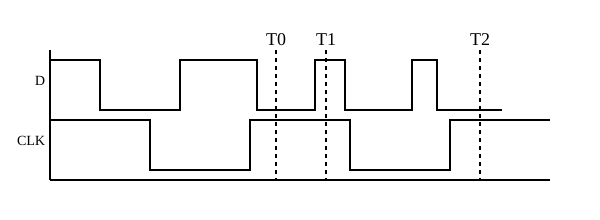

Reproduce this figure in Python.


import svgwrite

import random

def draw_data_row(dwg,x,y,tick_width,num_ticks,row_height, clk = True):
    path_commands = []
    start_width = tick_width
    if(not clk):
        tick_width = random.randint(start_width//2, start_width*2)
    dx = 0
    high = 0        
    path_commands.append(("M", (x,y)))
    for i in range(num_ticks):
        path_commands.append(("L", (x+dx, (high*row_height)+y)))
        path_commands.append(("L", (x+dx+tick_width, (high*row_height)+y)))
        dx += tick_width
        if(not clk):
            tick_width = random.randint(start_width//2, start_width*2)

        if(x + dx > start_width * num_ticks):
            break

        high = 1 if high == 0 else 0
    print(path_commands)
    dwg.add(dwg.path(d=path_commands, fill="none", stroke="black", stroke_width = 2))

def draw_waveform_plot(dwg,x,y, width, row_height, row_margin):
    
    dwg.add(dwg.line(
        start = (x,y + row_height*2+ row_margin*3), end = (x+width, y + row_height*2+ row_margin*3),
        stroke="black", stroke_width=2
    ))
    dwg.add(dwg.line(
        start = (x,y), end = (x, y + row_height*2 + row_margin*3),
        stroke="black", stroke_width=2
    ))

    dy = row_height / 2 + row_margin
    for i in ["D", "CLK"]:
        dwg.add(dwg.text(
            i,
            insert=(x - 5, y+ dy),
            text_anchor="end",
            font_size=14
        ))
        dy += row_height + row_margin
    
    draw_data_row(dwg,x,y+ row_margin, 40,width//40, row_height,clk = False)
    draw_data_row(dwg,x,y+row_height + row_margin*2, 100,width//100, row_height,clk = True)

    offsets = []
    for i in range(3):
        offset = random.randint(0,width)
        dwg.add(dwg.line(
            start = (x+offset,y), end = (x+offset, y + row_height*2 + row_margin*3),
            stroke="black", stroke_width=2, stroke_dasharray=4
        ))
        offsets.append(offset)

    offsets.sort()

    for i,offset in enumerate(offsets):
        dwg.add(dwg.text(
            f"T{i}",
            insert=(x + offset, y-5),
            text_anchor="middle",
            font_size=18
        ))

margin = 50
plot_width = 500
row_height = 50
row_margin = 10

width = plot_width + margin*2
height = margin*2 + row_height*2 + row_margin*2

dwg = svgwrite.Drawing("outputs/lec3/q3-2.svg", size=(width,height))

draw_waveform_plot(dwg, margin,margin, plot_width, row_height, row_margin)

# dwg.add(dwg.text(
#         f"Draw the signal waveform for Q and ★",
#         insert=(width/2, margin),
#         text_anchor="middle",
#         font_size=14
#     ))

dwg.save()
    
